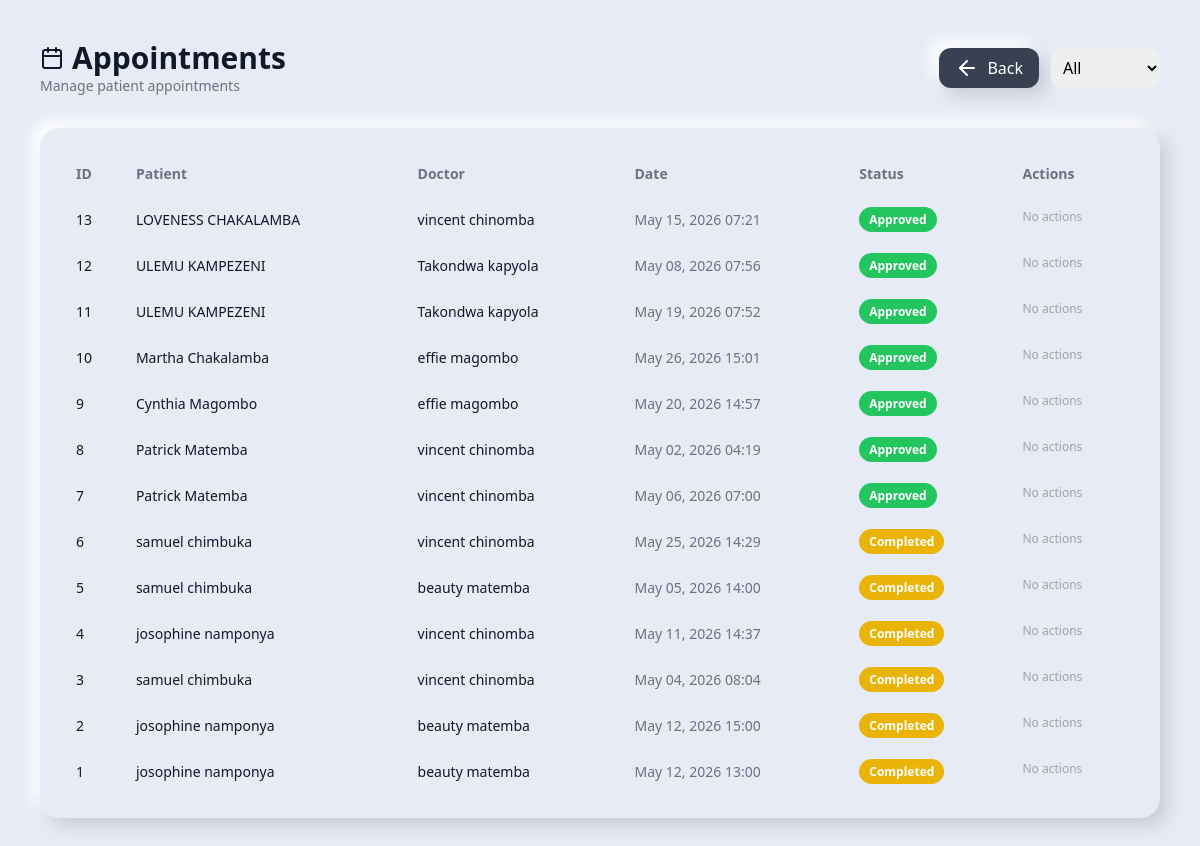
The app's page /appointments.php (signed in) with its own data.
### tables this page shows
CREATE TABLE IF NOT EXISTS `appointments` (
  `id` int NOT NULL AUTO_INCREMENT,
  `patient_id` int NOT NULL,
  `doctor_id` int NOT NULL,
  `appointment_date` datetime NOT NULL,
  `reason` text,
  `status` enum('pending','approved','rejected','completed') DEFAULT 'pending',
  `created_at` timestamp NULL DEFAULT CURRENT_TIMESTAMP,
  PRIMARY KEY (`id`),
  KEY `patient_id` (`patient_id`),
  KEY `doctor_id` (`doctor_id`)
);

CREATE TABLE IF NOT EXISTS `users` (
  `id` int NOT NULL AUTO_INCREMENT,
  `name` varchar(100) NOT NULL,
  `email` varchar(150) NOT NULL,
  `national_identification` varchar(50) NOT NULL,
  `password` varchar(255) NOT NULL,
  `role` enum('patient','doctor','admin') NOT NULL DEFAULT 'patient',
  `created_at` timestamp NULL DEFAULT CURRENT_TIMESTAMP,
  `status` varchar(20) DEFAULT 'active',
  `profile_image` varchar(255) DEFAULT NULL,
  PRIMARY KEY (`id`),
  UNIQUE KEY `email` (`email`),
  UNIQUE KEY `national_identification` (`national_identification`)
);

### appointments.php (the view, shortened to what this page needs)
<?php
require "db.php";
$sql = "
SELECT a.*,
       p.name AS patient,
       d.name AS doctor
FROM appointments a
JOIN users p ON a.patient_id = p.id
JOIN users d ON a.doctor_id = d.id
";
$sql .= " ORDER BY a.created_at DESC";
$q = $conn->query($sql);
?>
<!DOCTYPE html>
<html lang="en">
<head>
<script src="https://cdn.tailwindcss.com"></script>
</head>
<body class="bg-[#e6ebf5] dark:bg-[#0B1220] text-gray-900 dark:text-white p-10">
<div class="max-w-7xl mx-auto">
<div class="flex justify-between items-center mb-8">
    <div>
        <h2 class="text-3xl font-bold flex items-center gap-2">
            <i data-feather="calendar"></i>
            Appointments
        </h2>
        <p class="text-gray-500 dark:text-gray-400 text-sm">
            Manage patient appointments
        </p>
    </div>
    <div class="flex items-center gap-3">
        <a href="admin.php"
           class="card bg-gray-700 text-white px-4 py-2 rounded-xl flex items-center gap-2">
            <i data-feather="arrow-left"></i>
            Back
        </a>
        <form method="GET">
            <select name="status"
                    onchange="this.form.submit()"
                    class="p-2 rounded-xl text-black">
                <option value="">All</option>
            </select>
        </form>
    </div>
</div>
<div class="card p-6 overflow-x-auto">
<table class="w-full text-sm">
<thead class="text-gray-500 dark:text-gray-400">
<tr>
<th class="p-3 text-left">ID</th>
<th class="p-3 text-left">Patient</th>
<th class="p-3 text-left">Doctor</th>
<th class="p-3 text-left">Date</th>
<th class="p-3 text-left">Status</th>
<th class="p-3 text-left">Actions</th>
</tr>
</thead>
<tbody>
<?php if ($q->num_rows > 0): ?>
<?php while($a = $q->fetch_assoc()):
$status = strtolower($a['status']);
$badge = match($status) {
    'approved'  => 'bg-green-500 text-white',
    'cancelled' => 'bg-red-500 text-white',
    default     => 'bg-yellow-500 text-white'
};
$date = date("M d, Y H:i", strtotime($a['appointment_date']));
?>
<tr class="border-t dark:border-gray-700 table-row">
<td class="p-3"><?= $a['id'] ?></td>
<td class="p-3 font-medium">
    <?= htmlspecialchars($a['patient']) ?>
</td>
<td class="p-3">
    <?= htmlspecialchars($a['doctor']) ?>
</td>
<td class="p-3 text-gray-500 dark:text-gray-300">
    <?= $date ?>
</td>
<td class="p-3">
    <span class="status <?= $badge ?>">
        <?= ucfirst($status) ?>
    </span>
</td>
<td class="p-3 flex gap-3">
<?php if ($status == 'pending'): ?>
<a href="update_appointment.php?id=<?= $a['id'] ?>&status=approved"
   class="text-green-500 hover:scale-110 transition">
    <i data-feather="check-circle"></i>
</a>
<a href="update_appointment.php?id=<?= $a['id'] ?>&status=cancelled"
   class="text-red-500 hover:scale-110 transition">
    <i data-feather="x-circle"></i>
</a>
<?php else: ?>
<span class="text-gray-400 text-xs">
    No actions
</span>
<?php endif; ?>
</td>
</tr>
<?php endwhile; ?>
<?php endif; ?>
</tbody>
</table>
</div>
</div>
</body>
</html>

### appointments.php (style rules this page uses)
.card { background: #e6ebf5; border-radius: 20px; box-shadow: 8px 8px 16px #c8ced9, -8px -8px 16px #ffffff; transition: 0.3s ease; }
.status { padding: 4px 10px; border-radius: 999px; font-size: 12px; font-weight: 600; }

### records on screen
appointments: id "13", users.name "LOVENESS CHAKALAMBA", users.name "vincent chinomba", appointment_date "May 15, 2026 07:21", status "Approved", shows "No actions"
appointments: id "12", users.name "ULEMU KAMPEZENI", users.name "Takondwa kapyola", appointment_date "May 08, 2026 07:56", status "Approved", shows "No actions"
appointments: id "11", users.name "ULEMU KAMPEZENI", users.name "Takondwa kapyola", appointment_date "May 19, 2026 07:52", status "Approved", shows "No actions"
appointments: id "10", users.name "Martha Chakalamba", users.name "effie magombo", appointment_date "May 26, 2026 15:01", status "Approved", shows "No actions"
appointments: id "9", users.name "Cynthia Magombo", users.name "effie magombo", appointment_date "May 20, 2026 14:57", status "Approved", shows "No actions"
appointments: id "8", users.name "Patrick Matemba", users.name "vincent chinomba", appointment_date "May 02, 2026 04:19", status "Approved", shows "No actions"
appointments: id "7", users.name "Patrick Matemba", users.name "vincent chinomba", appointment_date "May 06, 2026 07:00", status "Approved", shows "No actions"
appointments: id "6", users.name "samuel chimbuka", users.name "vincent chinomba", appointment_date "May 25, 2026 14:29", status "Completed", shows "No actions"
appointments: id "5", users.name "samuel chimbuka", users.name "beauty matemba", appointment_date "May 05, 2026 14:00", status "Completed", shows "No actions"
appointments: id "4", users.name "josophine namponya", users.name "vincent chinomba", appointment_date "May 11, 2026 14:37", status "Completed", shows "No actions"
appointments: id "3", users.name "samuel chimbuka", users.name "vincent chinomba", appointment_date "May 04, 2026 08:04", status "Completed", shows "No actions"
appointments: id "2", users.name "josophine namponya", users.name "beauty matemba", appointment_date "May 12, 2026 15:00", status "Completed", shows "No actions"
appointments: id "1", users.name "josophine namponya", users.name "beauty matemba", appointment_date "May 12, 2026 13:00", status "Completed", shows "No actions"
